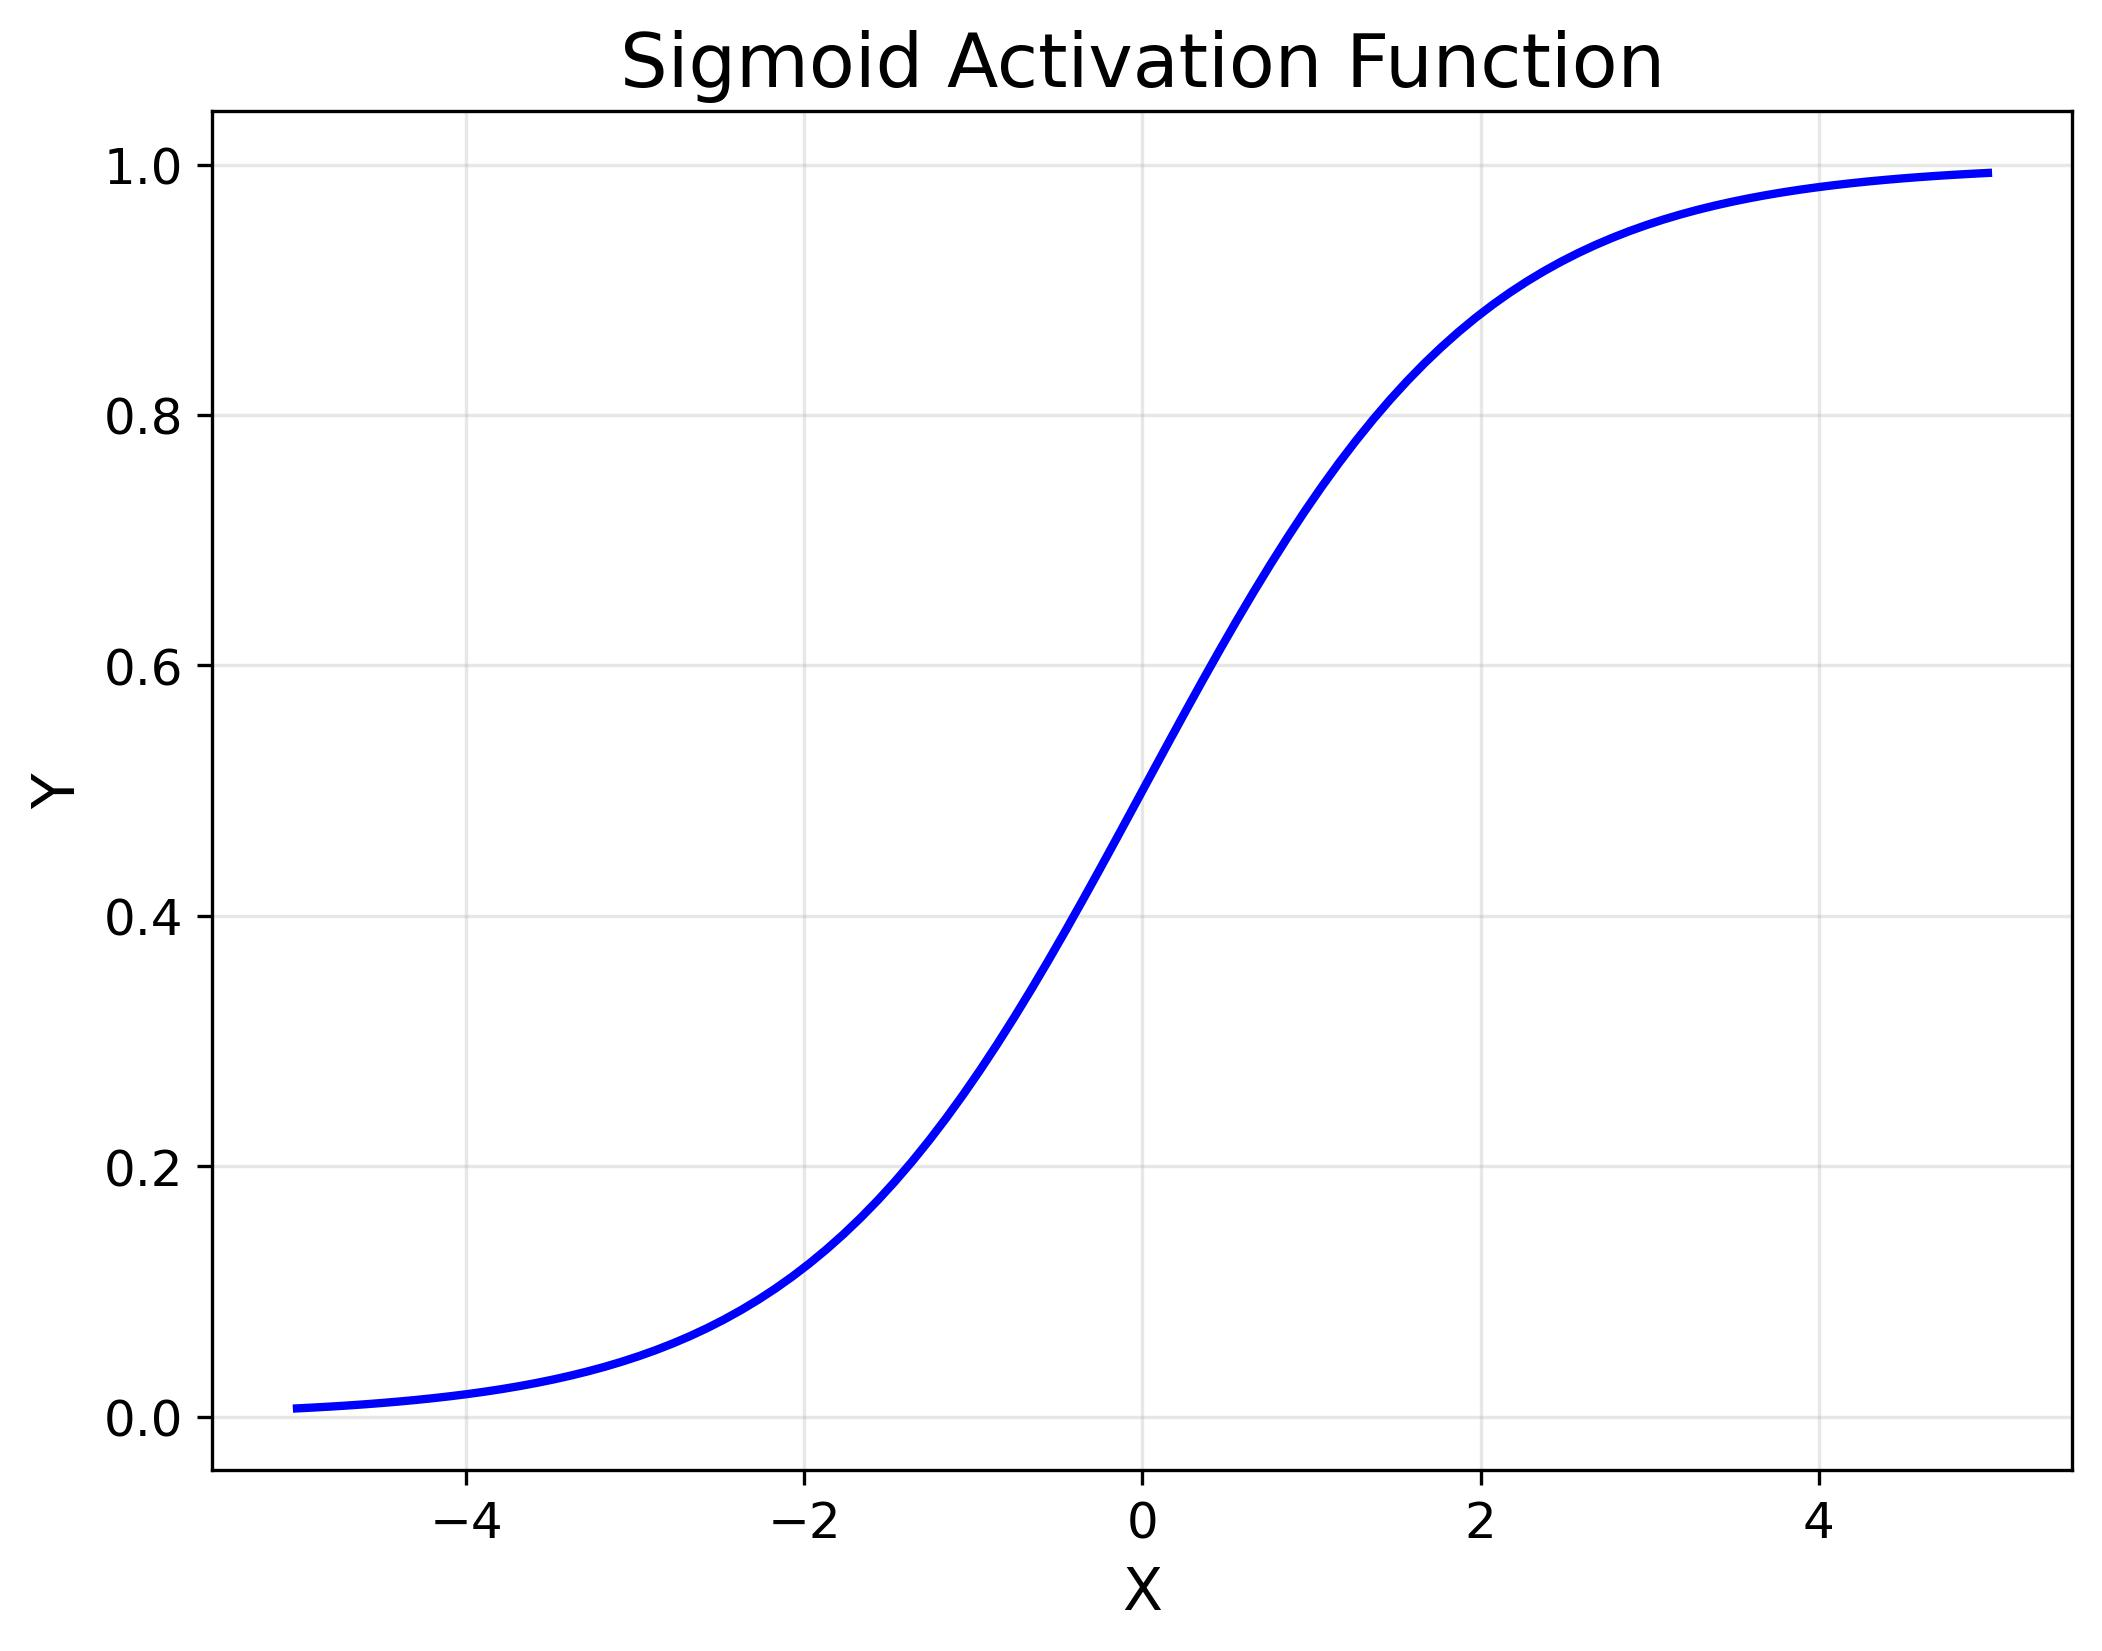

This chart was generated by the following Python code:
import matplotlib.pyplot as plt
import numpy as np

# Define Sigmoid function
def sigmoid(x):
    return 1 / (1 + np.exp(-x)) 

# Generate 100 points between -5 and 5 along the x-axis
x = np.linspace(-5, 5, 100)

# Calculate corresponding y values using sigmoid function
y = sigmoid(x)

# Create plot with custom styling
fig, ax = plt.subplots(figsize=(8,6))
ax.plot(x, y, linewidth=2, color='blue')

# Set plot title and axis labels
ax.set_title('Sigmoid Activation Function', fontsize=18)
ax.set_xlabel('X', fontsize=14)
ax.set_ylabel('Y', fontsize=14)

# Customize tick labels and grid lines
ax.tick_params(axis='both', which='major', labelsize=12)
ax.grid(alpha=0.3)

# Save the plot as a JPEG file
plt.savefig('sigmoid.jpg', dpi=300, bbox_inches='tight')

# Show plot
plt.show()
